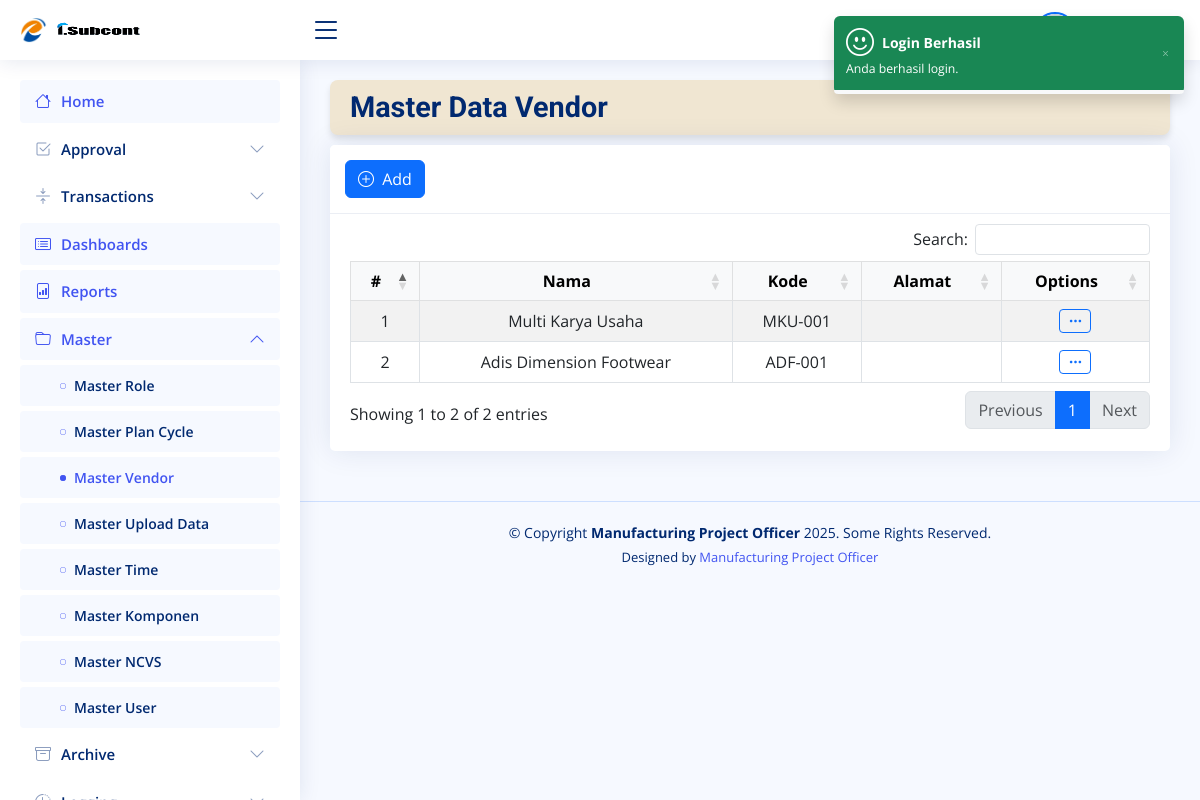
The page /pages/master-vendor.php (signed in) on the database its author committed.
### tables this page shows
CREATE TABLE `menus` (
  `id` int(11) NOT NULL,
  `name` varchar(100) NOT NULL,
  `key_name` varchar(100) NOT NULL,
  `url` varchar(150) DEFAULT NULL,
  `icon` varchar(50) DEFAULT NULL,
  `parent_id` int(11) DEFAULT NULL,
  `ordering` int(11) DEFAULT 0,
  `is_active` tinyint(1) DEFAULT 1
);

CREATE TABLE `tbl_vendor` (
  `id_vendor` int(11) NOT NULL,
  `name_vendor` varchar(150) NOT NULL,
  `code_vendor` varchar(20) NOT NULL,
  `alamat` varchar(500) NOT NULL,
  `is_deleted` tinyint(4) NOT NULL,
  `updated_by` varchar(50) NOT NULL,
  `timestamp` timestamp NOT NULL DEFAULT current_timestamp()
);

### pages/master-vendor.php (the view, shortened to what this page needs)
<?php
require_once __DIR__ . '/../config/auth.php';
$users = mysqli_query($conn, "SELECT * FROM `tbl_vendor`
WHERE is_deleted = '0'
ORDER BY `timestamp` DESC;");
?>
<!DOCTYPE html>
<html lang="en">
<head>
  <link href="../assets/vendor/bootstrap/css/bootstrap.min.css" rel="stylesheet">
  <link href="../assets/vendor/bootstrap-icons/bootstrap-icons.css" rel="stylesheet">
  <link href="../assets/vendor/boxicons/css/boxicons.min.css" rel="stylesheet">
  <link href="../assets/vendor/quill/quill.snow.css" rel="stylesheet">
  <link href="../assets/vendor/quill/quill.bubble.css" rel="stylesheet">
  <link href="../assets/vendor/remixicon/remixicon.css" rel="stylesheet">
  <link href="../assets/vendor/simple-datatables/style.css" rel="stylesheet">
  <link href="../assets/css/style.css" rel="stylesheet">
  <link href="https://cdn.jsdelivr.net/npm/select2@4.1.0-rc.0/dist/css/select2.min.css" rel="stylesheet" />
  <link href="https://cdn.jsdelivr.net/npm/select2@4.1.0-rc.0/dist/css/select2.min.css" rel="stylesheet" />
  <link rel="stylesheet" href="https://cdn.datatables.net/1.13.6/css/dataTables.bootstrap5.min.css">
  <link rel="stylesheet" href="https://cdn.datatables.net/buttons/2.4.1/css/buttons.bootstrap5.min.css">
  <link rel="stylesheet" href="https://cdn.datatables.net/responsive/2.5.0/css/responsive.bootstrap5.min.css">
</head>
<body>
  <?php
  include_once __DIR__ . '/../includes/header.php';
  ?>
  <main id="main" class="main">
    <div class="pagetitle text-black" style="background-color: #f0e6d2; padding: 10px 20px; border-radius: 8px; box-shadow: 0 4px 6px rgba(0,0,0,0.1);">
      <h1 style="font-size: 1.8rem; font-weight: 700; font-family: 'Roboto', sans-serif;">
        Master Data Vendor
      </h1>
    </div>
    <section class="section">
      <div class="row">
        <div class="col-lg-12">
          <div class="card">
            <div class="card-header text-black">
              <div class="d-flex justify-content-between align-items-center w-100">
                <button type="button" class="btn btn-primary" data-bs-toggle="modal" data-bs-target="#tambahUserModal">
                  <i class="bi bi-plus-circle me-1"></i> Add
                </button>
              </div>
            </div>
            <div class="card-body" style="margin-top: 10px;">
              <div class="table-responsive" id="userTable">
                <table id="example1" class="table table-bordered table-striped text-center align-middle">
                  <thead class="table-light">
                    <tr>
                      <th class="text-center">#</th>
                      <th class="text-center">Nama</th>
                      <th class="text-center">Kode</th>
                      <th class="text-center">Alamat</th>
                      <th class="text-center">Options</th>
                    </tr>
                  </thead>
                  <tbody class="table-border-bottom-0">
                    <?php $i = 1; ?>
                    <?php foreach ($users as $row) : ?>
                      <tr>
                        <td><?= $i ?></td>
                        <td><?= $row["name_vendor"]; ?></td>
                        <td><?= $row["code_vendor"]; ?></td>
                        <td><?= $row["alamat"]; ?></td>
                        <td>
                          <div class="dropdown">
                            <button class="btn btn-sm btn-outline-primary" type="button" id="dropdownMenu<?= $row['id_vendor']; ?>" data-bs-toggle="dropdown" aria-expanded="false">
                              <i class="bi bi-three-dots"></i>
                            </button>
                          </div>
                        </td>
                      </tr>
                      <?php $i++; ?>
                    <?php endforeach; ?>
                  </tbody>
                </table>
              </div>
            </div>
          </div>
        </div>
      </div>
    </section>
  </main>
  <?php include_once __DIR__ . '/../includes/footer.php' ?>
  <link href="https://cdn.jsdelivr.net/npm/select2@4.1.0-rc.0/dist/css/select2.min.css" rel="stylesheet" />
  <?php include_once __DIR__ . '/../includes/notification.php'; ?>
</body>
</html>

### includes/header.php (shortened to what this page needs)
<header id="header" class="header fixed-top d-flex align-items-center">
  <div class="d-flex align-items-center justify-content-between">
    <a href="./../pages/index.php" class="logo d-flex align-items-center">
      <img src="../assets/img/Logo-Stg.png" alt="">
      <img src="../assets/img/isubcont.png" alt="" style="width: 90px; height: 110px;">
    </a>
    <i class="bi bi-list toggle-sidebar-btn"></i>
  </div>
  <nav class="header-nav ms-auto">
    <ul class="d-flex align-items-center">
      <li class="nav-item dropdown pe-3">
        <a class="nav-link nav-profile d-flex align-items-center pe-0" href="#" data-bs-toggle="dropdown">
          <span class="d-none d-md-block dropdown-toggle ps-2 fw-semibold text-dark">
          </span>
        </a>
      </li>
    </ul>
  </nav>
</header>
<aside id="sidebar" class="sidebar">
  <ul class="sidebar-nav" id="sidebar-nav">
    <?php
     $role_id = isset($_SESSION['role_id']) ? (int)$_SESSION['role_id'] : 0;
     $page = $page ?? '';
     $sql = "SELECT m.*
         FROM menus m
         JOIN role_permissions rp ON rp.menu_id = m.id
         WHERE rp.role_id = '{$role_id}' AND rp.allowed = 1
         ORDER BY COALESCE(m.parent_id, 0), m.ordering ASC";
     $res = mysqli_query($conn, $sql);
     $menusByParent = [];
     $menusById = [];
     while ($r = mysqli_fetch_assoc($res)) {
       $r['id'] = (int)$r['id'];
       $r['parent_id'] = is_null($r['parent_id']) || $r['parent_id'] === '' ? 0 : (int)$r['parent_id'];
       $menusByParent[$r['parent_id']][] = $r;
       $menusById[$r['id']] = $r;
     }
     $activeMenuId = null;
     foreach ($menusById as $id => $m) {
       if (!empty($m['key_name']) && $m['key_name'] === $page) {
         $activeMenuId = $id;
         break;
       }
     }
     $openIds = [];
     if ($activeMenuId) {
       $cursor = $activeMenuId;
       while (!empty($menusById[$cursor]['parent_id'])) {
         $parent = (int)$menusById[$cursor]['parent_id'];
         $openIds[$parent] = true;
         $cursor = $parent;
       }
     }
     function renderMenuTree($parent_id, $menusByParent, $menusById, $activeMenuId, $openIds)
     {
       foreach ($menusByParent[$parent_id] as $menu) {
         $id = (int)$menu['id'];
         $hasChild = !empty($menusByParent[$id]);
         $isActive = ($activeMenuId === $id);
         $isOpen   = isset($openIds[$id]);
         $icon = $menu['icon'] ?: ($hasChild ? 'bi bi-folder' : 'bi bi-circle');
         echo '<li class="nav-item">';
         if ($hasChild) {
           echo '<a class="nav-link ' . ($isOpen ? '' : 'collapsed') . '" data-bs-target="#menu-' . $id . '" data-bs-toggle="collapse" href="#">';
           echo '<i class="' . htmlspecialchars($icon) . '"></i><span>' . htmlspecialchars($menu['name']) . '</span>';
           echo '<i class="bi bi-chevron-down ms-auto"></i></a>';
           echo '<ul id="menu-' . $id . '" class="nav-content collapse ' . ($isOpen ? 'show' : '') . '" data-bs-parent="#sidebar-nav">';
           renderMenuTree($id, $menusByParent, $menusById, $activeMenuId, $openIds);
           echo '</ul>';
         } else {
           echo '<a class="nav-link ' . ($isActive ? 'active' : '') . '" href="' . htmlspecialchars($menu['url']) . '">';
           echo '<i class="' . htmlspecialchars($icon) . '"></i><span>' . htmlspecialchars($menu['name']) . '</span></a>';
         }
         echo '</li>';
       }
     }
     renderMenuTree(0, $menusByParent, $menusById, $activeMenuId, $openIds);
     ?>
  </ul>
</aside>

### assets/css/style.css (style rules this page uses)
:root { scroll-behavior: smooth; }
body { font-family: "Open Sans", sans-serif; background: #f6f9ff; color: #444444; }
a { color: #4154f1; text-decoration: none; }
h1, h2, h3, h4, h5, h6 { font-family: "Nunito", sans-serif; }
#main { margin-top: 60px; padding: 20px 30px; transition: all 0.3s; }
.pagetitle { margin-bottom: 10px; }
.pagetitle h1 { font-size: 24px; margin-bottom: 0; font-weight: 600; color: #012970; }
.card { margin-bottom: 30px; border: none; border-radius: 5px; box-shadow: 0px 0 30px rgba(1, 41, 112, 0.1); }
.card-header, .card-footer { border-color: #ebeef4; background-color: #fff; color: #798eb3; padding: 15px; }
.card-body { padding: 0 20px 20px 20px; }
.logo { line-height: 1; }
@media (min-width: 1200px) { .logo { width: 280px; } }
.logo img { max-height: 26px; margin-right: 6px; }
.header { transition: all 0.5s; z-index: 997; height: 60px; box-shadow: 0px 2px 20px rgba(1, 41, 112, 0.1); background-color: #fff; padding-left: 20px; }
.header .toggle-sidebar-btn { font-size: 32px; padding-left: 10px; cursor: pointer; color: #012970; }
.header-nav ul { list-style: none; }
.header-nav > ul { margin: 0; padding: 0; }
.header-nav .nav-profile { color: #012970; }
.header-nav .nav-profile span { font-size: 14px; font-weight: 600; }
.sidebar { position: fixed; top: 60px; left: 0; bottom: 0; width: 300px; z-index: 996; transition: all 0.3s; padding: 20px; overflow-y: auto; scrollbar-width: thin; scrollbar-color: #aab7cf transparent; box-shadow: 0px 0px 20px rgba(1, 41, 112, 0.1); background-color: #fff; }
@media (min-width: 1200px) { #main, #footer { margin-left: 300px; } }
.sidebar-nav { padding: 0; margin: 0; list-style: none; }
.sidebar-nav li { padding: 0; margin: 0; list-style: none; }
.sidebar-nav .nav-item { margin-bottom: 5px; }
.sidebar-nav .nav-link { display: flex; align-items: center; font-size: 15px; font-weight: 600; color: #4154f1; transition: 0.3; background: #f6f9ff; padding: 10px 15px; border-radius: 4px; }
.sidebar-nav .nav-link i { font-size: 16px; margin-right: 10px; color: #4154f1; }
.sidebar-nav .nav-link.collapsed { color: #012970; background: #fff; }
.sidebar-nav .nav-link.collapsed i { color: #899bbd; }
.sidebar-nav .nav-link .bi-chevron-down { margin-right: 0; transition: transform 0.2s ease-in-out; }
.sidebar-nav .nav-link:not(.collapsed) .bi-chevron-down { transform: rotate(180deg); }
.sidebar-nav .nav-content { padding: 5px 0 0 0; margin: 0; list-style: none; }
.sidebar-nav .nav-content a { display: flex; align-items: center; font-size: 14px; font-weight: 600; color: #012970; transition: 0.3; padding: 10px 0 10px 40px; transition: 0.3s; }
.sidebar-nav .nav-content a i { font-size: 6px; margin-right: 8px; line-height: 0; border-radius: 50%; }
.sidebar-nav .nav-content a:hover, .sidebar-nav .nav-content a.active { color: #4154f1; }
.sidebar-nav .nav-content a.active i { background-color: #4154f1; }

### rows shown on the page
menus: name "Home"
menus: name "Approval"
menus: name "Transactions"
menus: name "Dashboards"
menus: name "Reports"
menus: name "Master"
menus: name "Master Role"
menus: name "Master Plan Cycle"
menus: name "Master Vendor"
menus: name "Master Upload Data"
menus: name "Master Time"
menus: name "Master Komponen"
menus: name "Master NCVS"
menus: name "Master User"
menus: name "Archive"
tbl_vendor: name_vendor "Multi Karya Usaha", code_vendor "MKU-001"
tbl_vendor: name_vendor "Adis Dimension Footwear", code_vendor "ADF-001"

### other values the page prints
$login_title "Login Berhasil"
$login_message "Anda berhasil login."
